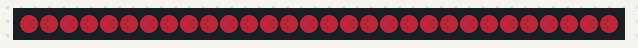
A program run on a simulated CircuitPython board. Shown: 30 RGB LEDs in strip order, left to right. Dim RGB values are drawn brighter than linear.

Above: at 0.01 s.
At 5.21 s:
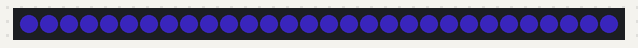

Measured:
- by itself, everything shown: repeats every 5.3 s, in 101 steps

The program:

fade.py
```python
#imports
import board
from neopixel import NeoPixel
import time
import random

#setup
np = NeoPixel(board.D2, 30, auto_write = False, brightness = 0.3)
steps = 50


def fade_out(color, speed = 0.005):
    red_value = color[0]
    green_value = color[1]
    blue_value = color[2]

    red_ratio = color[0] / 50
    green_ratio = color[1] / 50
    blue_ratio = color[2] / 50

    for i in range(51):
        red = red_value - i*red_ratio
        green = green_value - i*green_ratio
        blue = blue_value - i*blue_ratio
        np.fill((red, green, blue))
        np.show()
        time.sleep(speed)


def fade_in(color, speed = 0.005):
    red_value = color[0]
    green_value = color[1]
    blue_value = color[2]

    red_ratio = color[0] / 50
    green_ratio = color[1] / 50
    blue_ratio = color[2] / 50

    for i in range(51):
        red = i*red_ratio
        green = i*green_ratio
        blue = i*blue_ratio
        np.fill((red, green, blue))
        np.show()
        time.sleep(speed)


while True:
    fade_out((255, 53, 78), 0.05)
    fade_in((78, 53, 255), 0.05)
```
